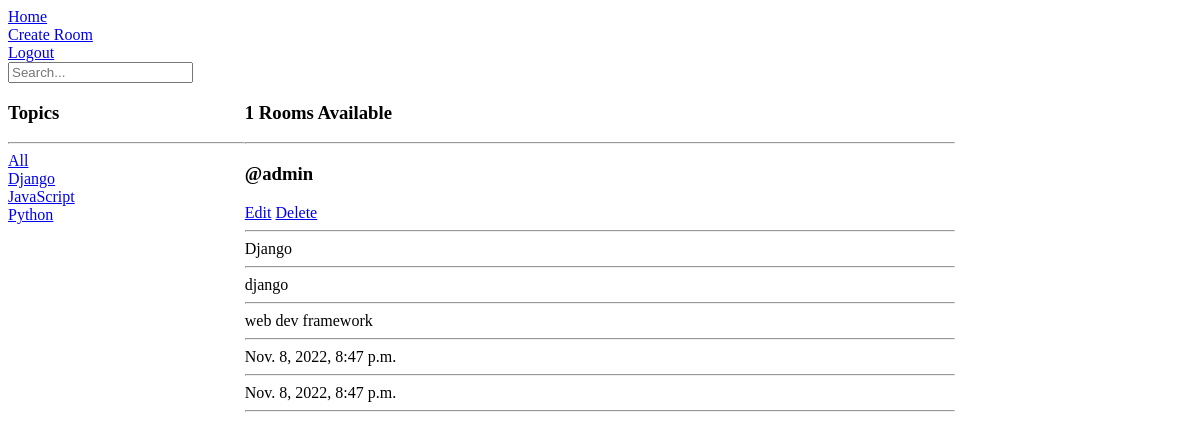
Page /home/?q=Django (signed in) on the earlier database version.
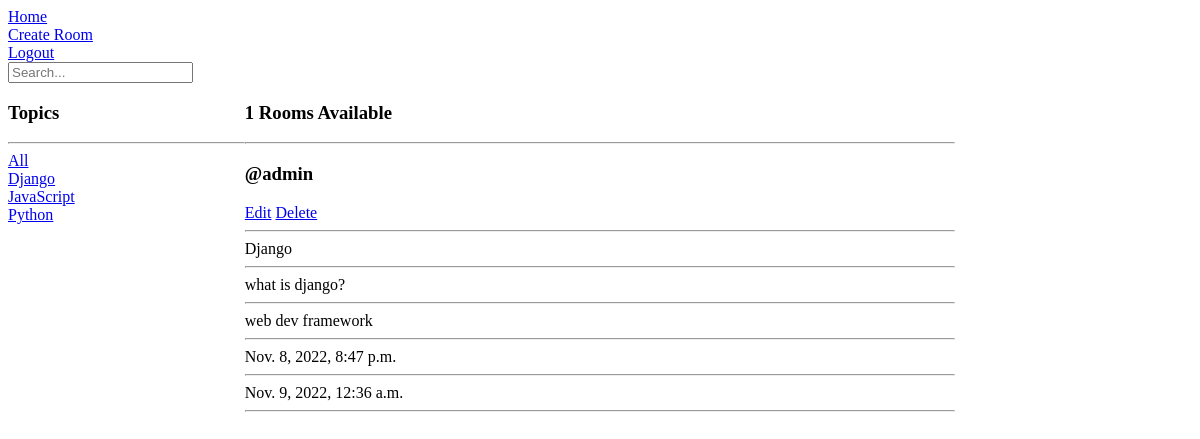
Same page on the later database version.
### base/models.py (models this page shows, shortened)
class Room(models.Model):
    host = models.ForeignKey(User, on_delete=models.CASCADE)
    topic = models.ForeignKey(Topic, on_delete=models.CASCADE)
    name = models.CharField(max_length=200)
    description = models.TextField(max_length=1024)
    created = models.DateTimeField(auto_now_add=True)
    updated = models.DateTimeField(auto_now=True)
    class Meta:
        ordering=['-updated']

class Topic(models.Model):
    name = models.CharField(max_length=200)
    def __str__(self):
        return self.name[:20]
    class Meta:
        ordering=['name']

### base/views.py (the view)
# urls.py: path('', views.index, name='home'),
@login_required(login_url='/login')
def index(request):
    topic = Topic.objects.all()
    q = request.GET.get('q') if request.GET.get('q')  != None else ''
    room = Room.objects.filter(
        Q(topic__name__icontains=q) |
        Q(name__icontains=q) |
        Q(description__icontains=q)
    )
    room_count=room.count()
    return render(request, 'base/home.html', {'room':room, 'topic':topic, 'room_count':room_count})

### base/templates/base/home.html (shortened to what this page needs)
{% extends 'main.html' %} {% block content %}
<div class="home-container">
  <div>
    <h3>Topics</h3>
    <hr>
    <div>
      <a href="{% url 'home' %}">All</a>
  </div>
    {% for obj in topic%}
    <div>
        <a href="{% url 'home' %}?q={{obj.name}}">{{obj.name}}</a>
    </div>
    {% endfor %}
  </div>
  <div>
    <h3>{{room_count}} Rooms Available</h3>
    <hr>
    {% for x in room %}
    <h3>@{{x.host}}</h3>
    <a href="{% url 'update-room' x.id %}">Edit</a>
    <a href="{% url 'delete-room' x.id %}">Delete</a>
    <hr />
    {{x.topic}}
    <hr />
    {{x.name}}
    <hr />
    {{x.description}}
    <hr />
    {{x.created}}
    <hr />
    {{x.updated}}
    <hr />
    <br />
    {% endfor%}
  </div>
</div>
{% endblock %}

Differences in the rows shown:
changed Room "web dev framework": name "django" → "what is django?"; updated "Nov. 8, 2022, 8:47 p.m." → "Nov. 9, 2022, 12:36 a.m."
